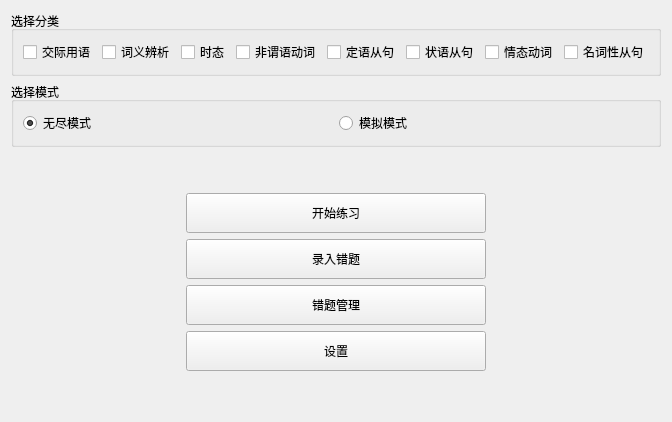
     <widget class="QWidget" name="page">
      <layout class="QVBoxLayout" name="verticalLayout_4">
       <item>
        <widget class="QGroupBox" name="groupBox">
         <property name="title">
          <string>选择分类</string>
         </property>
         <layout class="QHBoxLayout" name="horizontalLayout_17">
          <item>
           <layout class="QHBoxLayout" name="horizontalLayout">
            <item>
             <widget class="QCheckBox" name="checkBox">
              <property name="text">
               <string>交际用语</string>
              </property>
             </widget>
            </item>
            <item>
             <widget class="QCheckBox" name="checkBox_2">
              <property name="text">
               <string>词义辨析</string>
              </property>
             </widget>
            </item>
            <item>
             <widget class="QCheckBox" name="checkBox_3">
              <property name="text">
               <string>时态</string>
              </property>
             </widget>
            </item>
            <item>
             <widget class="QCheckBox" name="checkBox_4">
              <property name="text">
               <string>非谓语动词</string>
              </property>
             </widget>
            </item>
            <item>
             <widget class="QCheckBox" name="checkBox_5">
              <property name="text">
               <string>定语从句</string>
              </property>
             </widget>
            </item>
            <item>
             <widget class="QCheckBox" name="checkBox_6">
              <property name="text">
               <string>状语从句</string>
              </property>
             </widget>
            </item>
            <item>
             <widget class="QCheckBox" name="checkBox_7">
              <property name="text">
               <string>情态动词</string>
              </property>
             </widget>
            </item>
            <item>
             <widget class="QCheckBox" name="checkBox_8">
              <property name="text">
               <string>名词性从句</string>
              </property>
             </widget>
            </item>
           </layout>
          </item>
         </layout>
        </widget>
       </item>
       <item>
        <widget class="QGroupBox" name="groupBox_7">
         <property name="title">
          <string>选择模式</string>
         </property>
         <layout class="QHBoxLayout" name="horizontalLayout_33">
          <item>
           <layout class="QHBoxLayout" name="horizontalLayout_32">
            <item>
             <widget class="QRadioButton" name="radioButton_16">
              <property name="text">
               <string>无尽模式</string>
              </property>
              <property name="checked">
               <bool>true</bool>
              </property>
             </widget>
            </item>
            <item>
             <widget class="QRadioButton" name="radioButton_17">
              <property name="text">
               <string>模拟模式</string>
              </property>
             </widget>
            </item>
           </layout>
          </item>
         </layout>
        </widget>
       </item>
       <item>
        <layout class="QHBoxLayout" name="horizontalLayout_2" stretch="2,6,2">
         <item>
          <spacer name="horizontalSpacer">
           <property name="orientation">
            <enum>Qt::Orientation::Horizontal</enum>
           </property>
           <property name="sizeHint" stdset="0">
            <size>
             <width>40</width>
             <height>20</height>
            </size>
           </property>
          </spacer>
         </item>
         <item>
          <layout class="QVBoxLayout" name="verticalLayout_3">
           <item>
            <spacer name="verticalSpacer">
             <property name="orientation">
              <enum>Qt::Orientation::Vertical</enum>
             </property>
             <property name="sizeHint" stdset="0">
              <size>
               <width>20</width>
               <height>40</height>
              </size>
             </property>
            </spacer>
           </item>
           <item>
            <widget class="QPushButton" name="pushButton">
             <property name="minimumSize">
              <size>
               <width>300</width>
               <height>40</height>
              </size>
             </property>
             <property name="maximumSize">
              <size>
               <width>200</width>
               <height>16777215</height>
              </size>
             </property>
             <property name="text">
              <string>开始练习</string>
             </property>
            </widget>
           </item>
           <item>
            <widget class="QPushButton" name="pushButton_2">
             <property name="minimumSize">
              <size>
               <width>300</width>
               <height>40</height>
              </size>
             </property>
             <property name="maximumSize">
              <size>
               <width>200</width>
               <height>16777215</height>
              </size>
             </property>
             <property name="text">
              <string>录入错题</string>
             </property>
            </widget>
           </item>
           <item>
            <widget class="QPushButton" name="pushButton_3">
             <property name="minimumSize">
              <size>
               <width>300</width>
               <height>40</height>
              </size>
             </property>
             <property name="maximumSize">
              <size>
               <width>200</width>
               <height>16777215</height>
              </size>
             </property>
             <property name="text">
              <string>错题管理</string>
             </property>
            </widget>
           </item>
           <item>
            <widget class="QPushButton" name="pushButton_4">
             <property name="minimumSize">
              <size>
               <width>300</width>
               <height>40</height>
              </size>
             </property>
             <property name="maximumSize">
              <size>
               <width>200</width>
               <height>16777215</height>
              </size>
             </property>
             <property name="text">
              <string>设置</string>
             </property>
            </widget>
           </item>
           <item>
            <spacer name="verticalSpacer_2">
             <property name="orientation">
              <enum>Qt::Orientation::Vertical</enum>
             </property>
             <property name="sizeHint" stdset="0">
              <size>
               <width>20</width>
               <height>40</height>
              </size>
             </property>
            </spacer>
           </item>
          </layout>
         </item>
         <item>
          <spacer name="horizontalSpacer_2">
           <property name="orientation">
            <enum>Qt::Orientation::Horizontal</enum>
           </property>
           <property name="sizeHint" stdset="0">
            <size>
             <width>40</width>
             <height>20</height>
            </size>
           </property>
          </spacer>
         </item>
        </layout>
       </item>
      </layout>
     </widget>
